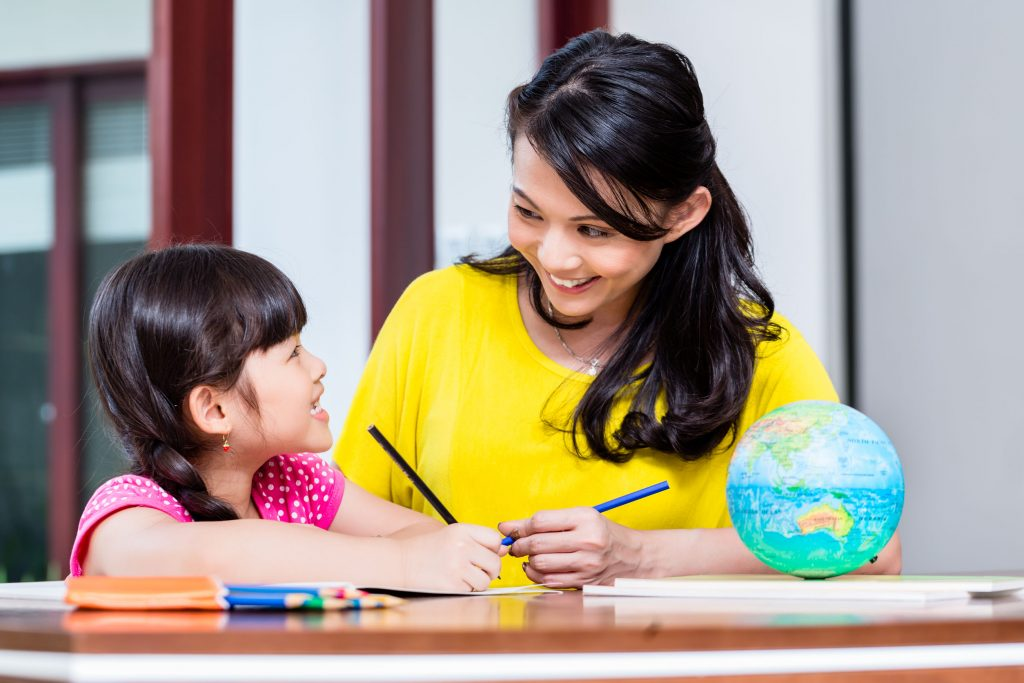
#> input picture Images/test.jpg, 1024 x 683 px, found by its file name
$ jupyter execute '35_Simple Thresholding.ipynb'
#> lines starting #> are read from the running program, lines starting #| are printed output that depends on the picture; after the words box and inside, x2 and y2 are one past the last pixel; in counts of white or black regions, pixels touching at a corner belong together
**35_Simple Thresholding**

**Thresholding** is one of the most common (and basic) segmentation techniques in computer vision and it allows us to seperate the foreground(i.e., the objects that we are interseted in) from the background of the image.

Thresholding is the binarization of an image.

Thresholding comes in three forms:
- Simple Thresholding
- Ostu's Thresholding
- Adaptive Thresholding

[cell 1]
import cv2

[cell 2]
img = cv2.imread(r"C:\Users\hp\Documents\jupyter\OpenCV by WsCube Tech\Images\test.jpg")
#> img is the input picture: shape (683, 1024, 3); mean B, G, R 139.1, 154.3, 166.9
img = cv2.resize(img,(600,400))
#> img: shape (400, 600, 3)
img = cv2.cvtColor(img, cv2.COLOR_BGR2GRAY)
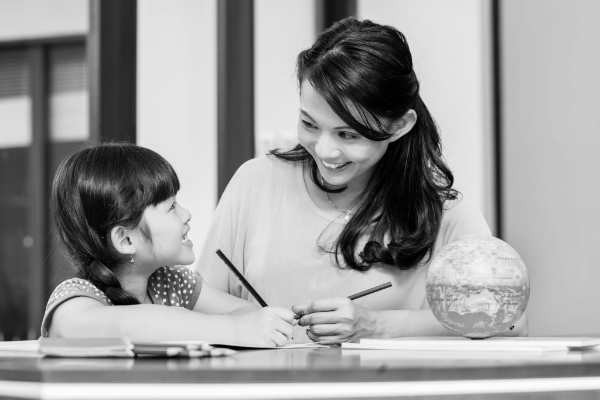
#> img: shape (400, 600); min 0, max 253, mean 156.3

# _,th = cv2.threshold(img,120,255,cv2.THRESH_BINARY)
# _,th = cv2.threshold(img,120,255,cv2.THRESH_BINARY_INV)
# _,th = cv2.threshold(img,120,255,cv2.THRESH_MASK)
_,th = cv2.threshold(img,120,255,cv2.THRESH_TRIANGLE)
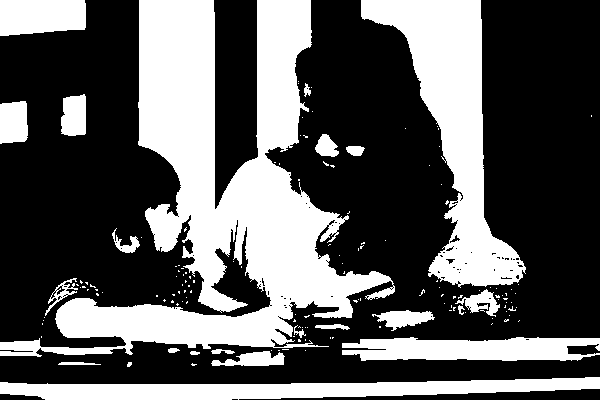
#> th: shape (400, 600); 36.1% white; 148 white regions (125 under 20 px), largest, box (x1, y1, x2, y2) and area: (0, 0, 395, 357) 47634, (361, 0, 526, 288) 16959, (0, 377, 600, 400) 8490

cv2.imshow("threshold",th)
cv2.imshow("Test", img)
cv2.waitKey(0)
cv2.destroyAllWindows()

$ run again, with Images/Sana Javaid c.jpg copied over Images/test.jpg
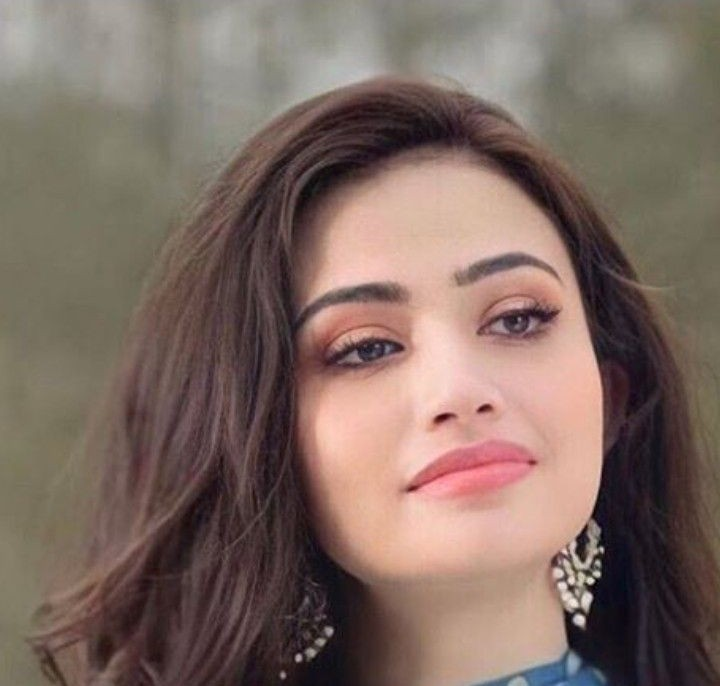
#> input picture Images/Sana Javaid c.jpg, 720 x 686 px, found by its file name
#> img is the input picture: shape (686, 720, 3); mean B, G, R 98.6, 107.1, 126.7
#> `img = cv2.cvtColor(img, cv2.COLOR_BGR2GRAY)`:
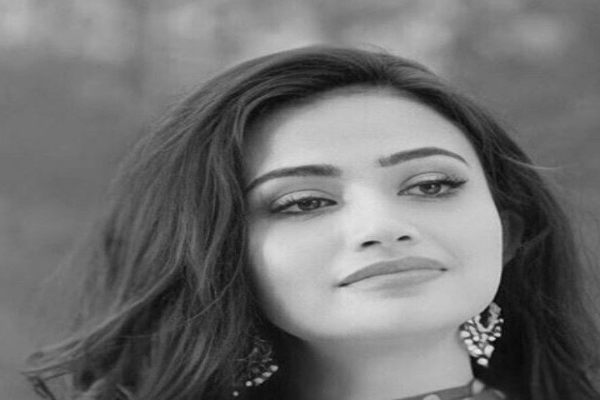
#> img: shape (400, 600); min 3, max 233, mean 111.9
#> `_,th = cv2.threshold(img,120,255,cv2.THRESH_TRIANGLE)`:
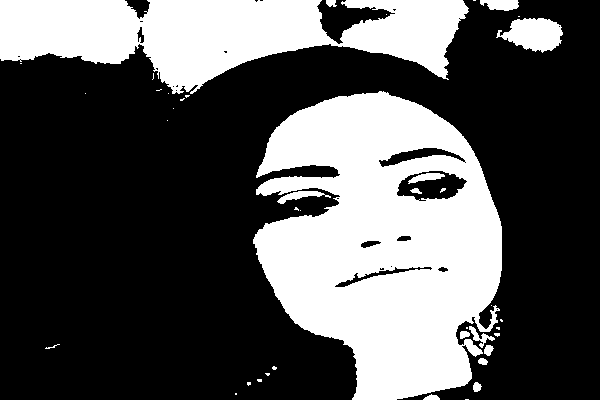
#> th: shape (400, 600); 33.8% white; 41 white regions (26 under 20 px), largest, box (x1, y1, x2, y2) and area: (253, 91, 502, 400) 51846, (0, 0, 469, 94) 26194, (496, 18, 563, 53) 1523

$ run again, with Images/Sana Javaid.jpg copied over Images/test.jpg
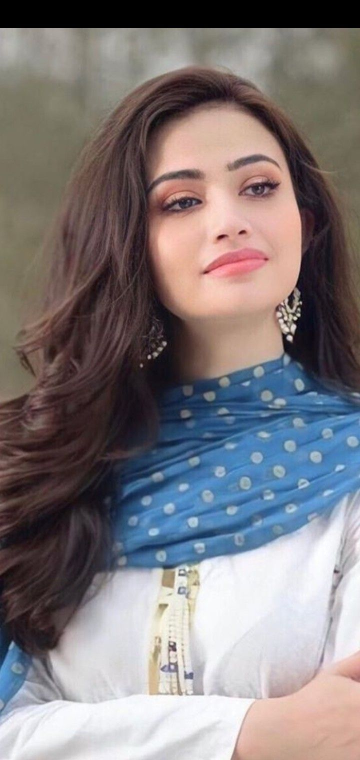
#> input picture Images/Sana Javaid.jpg, 720 x 1520 px, found by its file name (shown at 1/2 size)
#> img is the input picture: shape (1520, 720, 3); mean B, G, R 123.9, 121.5, 127.9
#> `img = cv2.cvtColor(img, cv2.COLOR_BGR2GRAY)`:
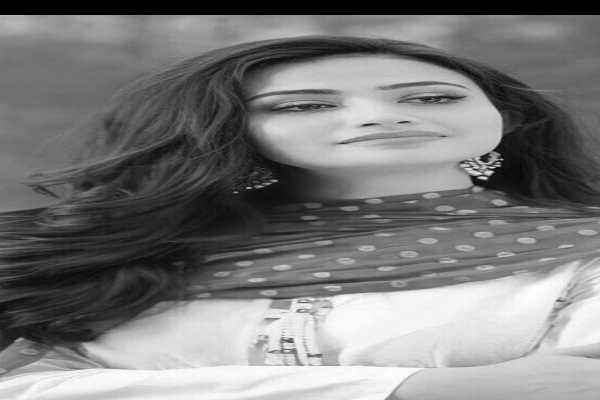
#> img: shape (400, 600); min 0, max 255, mean 123.5
#> `_,th = cv2.threshold(img,120,255,cv2.THRESH_TRIANGLE)`:
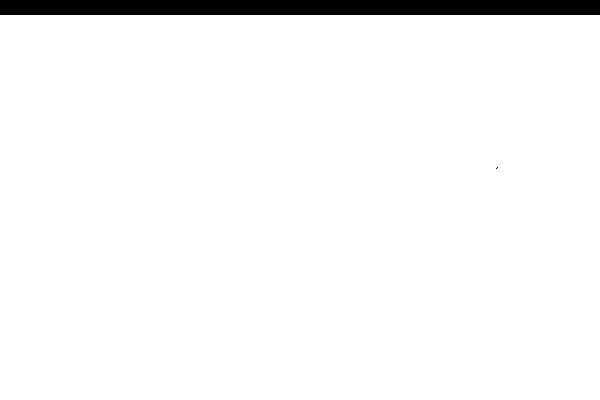
#> th: shape (400, 600); 96.2% white; 2 black regions (1 under 20 px), largest, box (x1, y1, x2, y2) and area: (0, 0, 600, 15) 9000

$ run again, with Images/Sana.jpg copied over Images/test.jpg
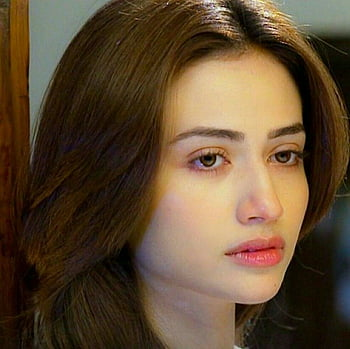
#> input picture Images/Sana.jpg, 350 x 349 px, found by its file name
#> img is the input picture: shape (349, 350, 3); mean B, G, R 51.1, 74.5, 95.4
#> `img = cv2.cvtColor(img, cv2.COLOR_BGR2GRAY)`:
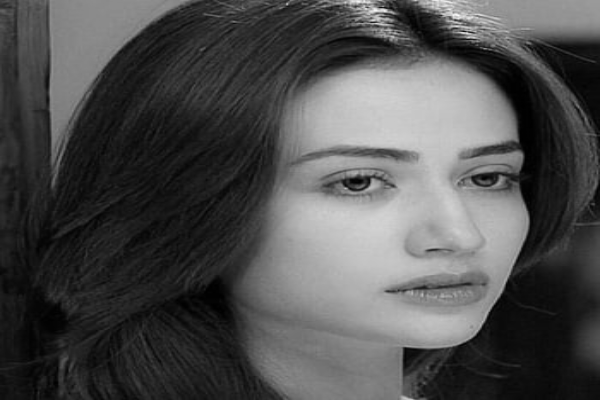
#> img: shape (400, 600); min 0, max 251, mean 78
#> `_,th = cv2.threshold(img,120,255,cv2.THRESH_TRIANGLE)`:
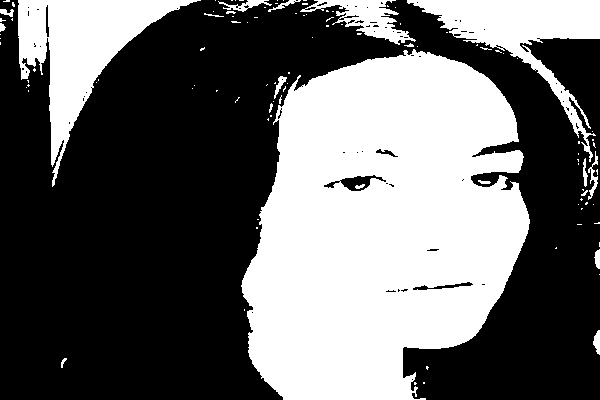
#> th: shape (400, 600); 40.7% white; 109 white regions (88 under 20 px), largest, box (x1, y1, x2, y2) and area: (241, 49, 530, 400) 75037, (18, 0, 201, 187) 11051, (407, 0, 600, 162) 8118
